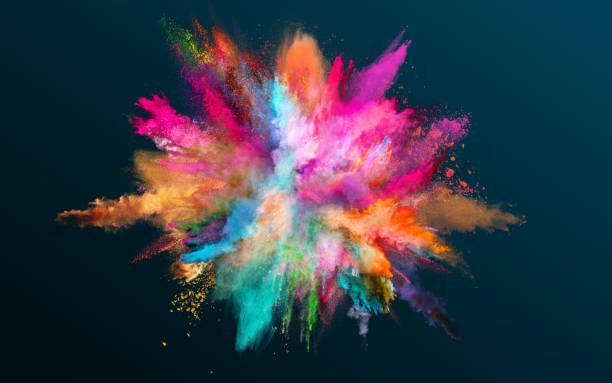
#> input picture зображення.jpg, 612 x 383 px
$ python 1.py
#> lines starting #> are read from the running program, lines starting #| are printed output that depends on the picture
from PIL import Image

with Image.open('зображення.jpg')as pic_original:
#> pic_original is the input picture: PIL image 612x383 RGB; mean R, G, B 52.8, 58.5, 72
    pic_gray = pic_original.convert('L')
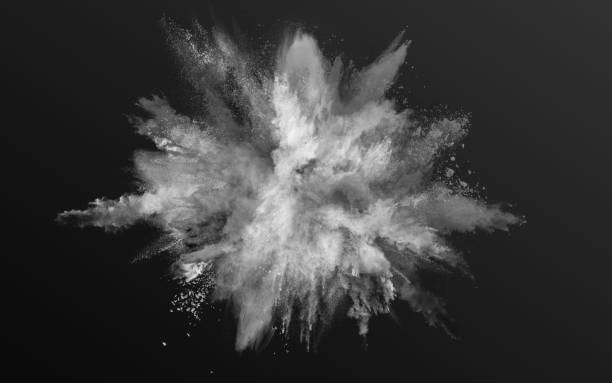
#> pic_gray: PIL image 612x383 L; min 2, max 243, mean 58.3
    pic_gray.save('gray.jpg')
    pic_gray.show()
